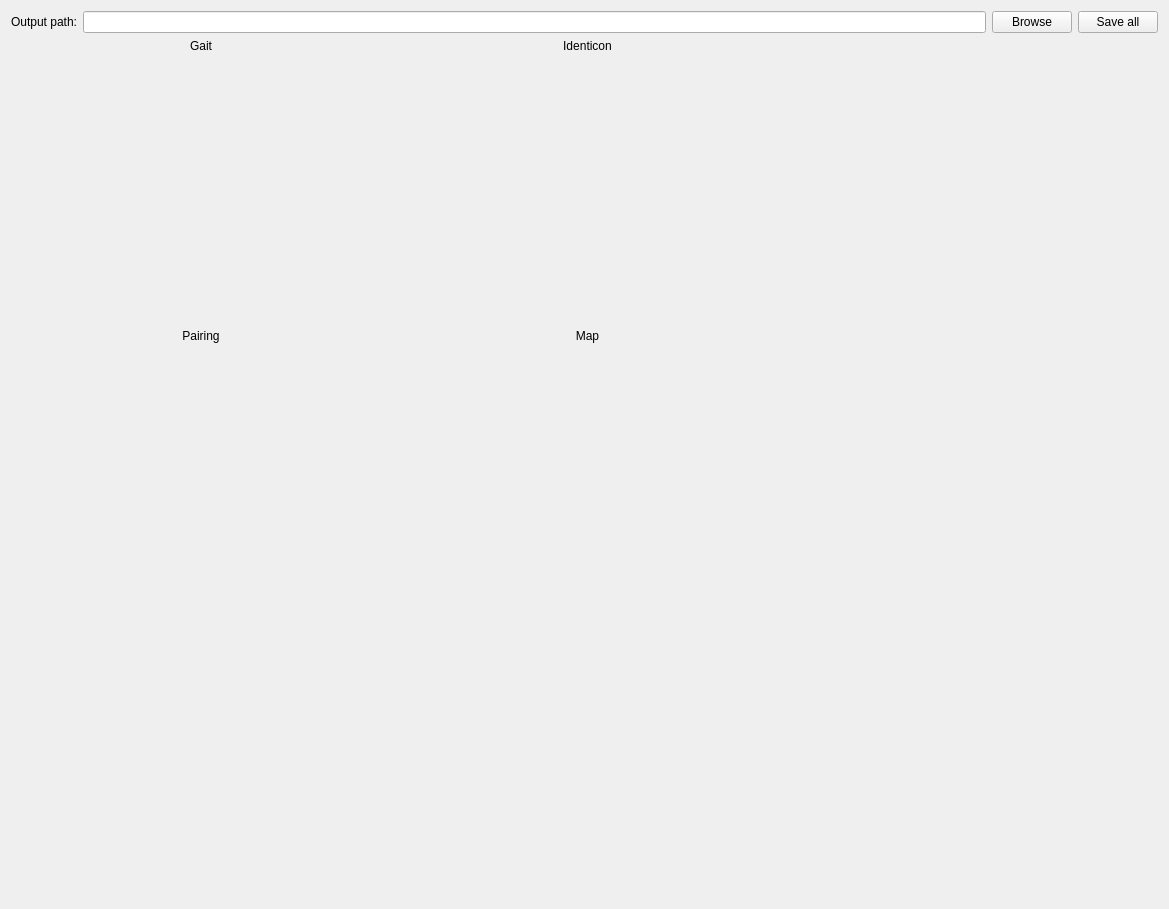
<?xml version="1.0" encoding="UTF-8"?>
<ui version="4.0">
 <class>WidgetIllustrationEditor</class>
 <widget class="QWidget" name="WidgetIllustrationEditor">
  <property name="geometry">
   <rect>
    <x>0</x>
    <y>0</y>
    <width>1169</width>
    <height>909</height>
   </rect>
  </property>
  <property name="windowTitle">
   <string>Form</string>
  </property>
  <layout class="QVBoxLayout" name="verticalLayout">
   <item>
    <layout class="QHBoxLayout" name="horizontalLayout_9">
     <item>
      <widget class="QLabel" name="labelWidgetIllustrationOutput">
       <property name="text">
        <string>Output path:</string>
       </property>
      </widget>
     </item>
     <item>
      <widget class="QLineEdit" name="lineEditWidgetIlilustrationPath"/>
     </item>
     <item>
      <widget class="QPushButton" name="pushButtonWidgetIllustrationBrowse">
       <property name="text">
        <string>Browse</string>
       </property>
      </widget>
     </item>
     <item>
      <widget class="QPushButton" name="pushButtonWidgetIllustrationSaveAll">
       <property name="text">
        <string>Save all</string>
       </property>
      </widget>
     </item>
    </layout>
   </item>
   <item>
    <layout class="QGridLayout" name="gridLayout_11">
     <item row="0" column="1">
      <layout class="QVBoxLayout" name="verticalLayout_20">
       <item>
        <widget class="QLabel" name="label_16">
         <property name="sizePolicy">
          <sizepolicy hsizetype="Expanding" vsizetype="Preferred">
           <horstretch>0</horstretch>
           <verstretch>0</verstretch>
          </sizepolicy>
         </property>
         <property name="text">
          <string>Identicon</string>
         </property>
         <property name="alignment">
          <set>Qt::AlignmentFlag::AlignCenter</set>
         </property>
        </widget>
       </item>
       <item>
        <widget class="IdenticonWidget" name="widgetWidgetIllustrationIdenticon" native="true">
         <property name="sizePolicy">
          <sizepolicy hsizetype="Expanding" vsizetype="Expanding">
           <horstretch>0</horstretch>
           <verstretch>0</verstretch>
          </sizepolicy>
         </property>
        </widget>
       </item>
      </layout>
     </item>
     <item row="0" column="2">
      <spacer name="horizontalSpacer_6">
       <property name="orientation">
        <enum>Qt::Orientation::Horizontal</enum>
       </property>
       <property name="sizeHint" stdset="0">
        <size>
         <width>40</width>
         <height>20</height>
        </size>
       </property>
      </spacer>
     </item>
     <item row="0" column="0">
      <layout class="QVBoxLayout" name="verticalLayout_6">
       <item>
        <widget class="QLabel" name="label_14">
         <property name="sizePolicy">
          <sizepolicy hsizetype="Expanding" vsizetype="Preferred">
           <horstretch>0</horstretch>
           <verstretch>0</verstretch>
          </sizepolicy>
         </property>
         <property name="text">
          <string>Gait</string>
         </property>
         <property name="alignment">
          <set>Qt::AlignmentFlag::AlignCenter</set>
         </property>
        </widget>
       </item>
       <item>
        <widget class="GaitWidget" name="widgetWidgetIllustrationGait" native="true">
         <property name="sizePolicy">
          <sizepolicy hsizetype="Expanding" vsizetype="Expanding">
           <horstretch>0</horstretch>
           <verstretch>0</verstretch>
          </sizepolicy>
         </property>
        </widget>
       </item>
      </layout>
     </item>
     <item row="2" column="0">
      <spacer name="verticalSpacer_2">
       <property name="orientation">
        <enum>Qt::Orientation::Vertical</enum>
       </property>
       <property name="sizeHint" stdset="0">
        <size>
         <width>20</width>
         <height>40</height>
        </size>
       </property>
      </spacer>
     </item>
     <item row="1" column="1">
      <layout class="QVBoxLayout" name="verticalLayout_21">
       <item>
        <widget class="QLabel" name="label_17">
         <property name="sizePolicy">
          <sizepolicy hsizetype="Expanding" vsizetype="Preferred">
           <horstretch>0</horstretch>
           <verstretch>0</verstretch>
          </sizepolicy>
         </property>
         <property name="text">
          <string>Map</string>
         </property>
         <property name="alignment">
          <set>Qt::AlignmentFlag::AlignCenter</set>
         </property>
        </widget>
       </item>
       <item>
        <widget class="MapEditor" name="widgetWidgetIllustrationMapEditor" native="true">
         <property name="sizePolicy">
          <sizepolicy hsizetype="Minimum" vsizetype="Expanding">
           <horstretch>0</horstretch>
           <verstretch>0</verstretch>
          </sizepolicy>
         </property>
        </widget>
       </item>
      </layout>
     </item>
     <item row="1" column="0">
      <layout class="QVBoxLayout" name="verticalLayout_22">
       <item>
        <widget class="QLabel" name="label_18">
         <property name="sizePolicy">
          <sizepolicy hsizetype="Expanding" vsizetype="Preferred">
           <horstretch>0</horstretch>
           <verstretch>0</verstretch>
          </sizepolicy>
         </property>
         <property name="text">
          <string>Pairing</string>
         </property>
         <property name="alignment">
          <set>Qt::AlignmentFlag::AlignCenter</set>
         </property>
        </widget>
       </item>
       <item>
        <widget class="PairingActivity" name="widgetWidgetIllustrationPairing" native="true">
         <property name="sizePolicy">
          <sizepolicy hsizetype="Expanding" vsizetype="Expanding">
           <horstretch>0</horstretch>
           <verstretch>0</verstretch>
          </sizepolicy>
         </property>
        </widget>
       </item>
      </layout>
     </item>
    </layout>
   </item>
  </layout>
 </widget>
 <customwidgets>
  <customwidget>
   <class>MapEditor</class>
   <extends>QWidget</extends>
   <header location="global">map/MapEditor.hpp</header>
   <container>1</container>
  </customwidget>
  <customwidget>
   <class>PairingActivity</class>
   <extends>QWidget</extends>
   <header location="global">pairing/PairingActivity.hpp</header>
   <container>1</container>
  </customwidget>
  <customwidget>
   <class>GaitWidget</class>
   <extends>QWidget</extends>
   <header location="global">gait/GaitWidget.hpp</header>
   <container>1</container>
  </customwidget>
  <customwidget>
   <class>IdenticonWidget</class>
   <extends>QWidget</extends>
   <header location="global">identity/IdenticonWidget.hpp</header>
   <container>1</container>
  </customwidget>
 </customwidgets>
 <resources/>
 <connections/>
</ui>
